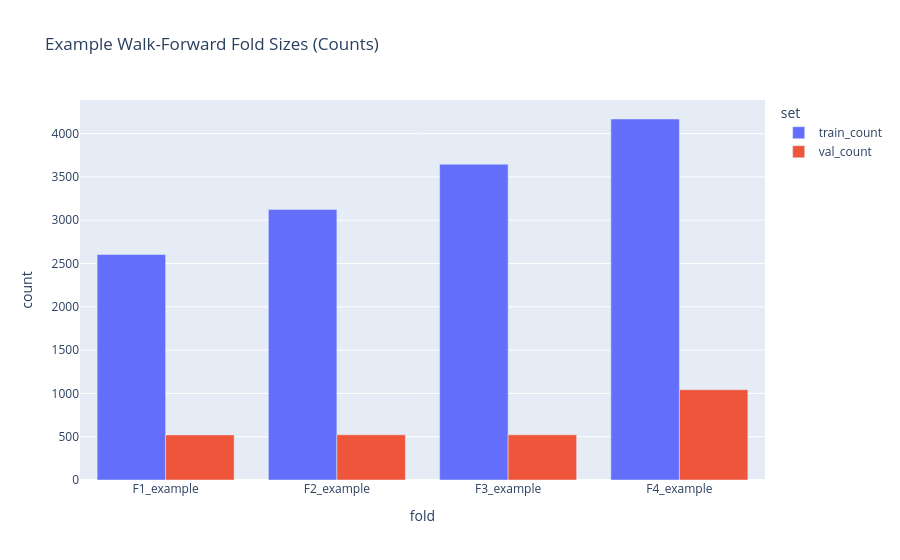

Notebook code for this chart:
### Code cell
# 11. Walk-forward fold examples (for inspection)
example_folds = [
    ("F1_example", "2000-01-03", "2009-12-31", "2010-01-01", "2011-12-31"),
    ("F2_example", "2000-01-03", "2011-12-31", "2012-01-01", "2013-12-31"),
    ("F3_example", "2000-01-03", "2013-12-31", "2014-01-01", "2015-12-31"),
    ("F4_example", "2000-01-03", "2015-12-31", "2016-01-01", "2019-12-31"),
]

fold_rows = []
for name, tr_start, tr_end, va_start, va_end in example_folds:
    train_mask = (df["date"] >= pd.to_datetime(tr_start)) & (df["date"] <= pd.to_datetime(tr_end))
    val_mask = (df["date"] >= pd.to_datetime(va_start)) & (df["date"] <= pd.to_datetime(va_end))
    fold_rows.append({
        "fold": name,
        "train_start": tr_start,
        "train_end": tr_end,
        "train_count": int(train_mask.sum()),
        "val_start": va_start,
        "val_end": va_end,
        "val_count": int(val_mask.sum()),
        "overlap_train_val": bool(((df["date"] >= pd.to_datetime(va_start)) & (df["date"] <= pd.to_datetime(tr_end))).any()),
    })

fold_counts_df = pd.DataFrame(fold_rows)
display(fold_counts_df)

# Visualize fold sizes
fig_folds = px.bar(
    fold_counts_df.melt(id_vars=["fold"], value_vars=["train_count", "val_count"], var_name="set", value_name="count"),
    x="fold", y="count", color="set", barmode="group", title="Example walk-forward fold sizes"
)
fig_folds.show()

### Figure 1 — Plotly figure (JSON) as saved in the notebook; plotly's stock layout.template omitted (floating-point values rounded to 4 significant figures)
{"data": [{"alignmentgroup": "True", "hovertemplate": "set=train_count<br>fold=%{x}<br>count=%{y}<extra></extra>", "legendgroup": "train_count", "marker": {"color": "#636efa", "pattern": {"shape": ""}}, "name": "train_count", "offsetgroup": "train_count", "orientation": "v", "showlegend": true, "textposition": "auto", "type": "bar", "x": ["F1_example", "F2_example", "F3_example", "F4_example"], "xaxis": "x", "y": [2604, 3125, 3647, 4169], "yaxis": "y"}, {"alignmentgroup": "True", "hovertemplate": "set=val_count<br>fold=%{x}<br>count=%{y}<extra></extra>", "legendgroup": "val_count", "marker": {"color": "#EF553B", "pattern": {"shape": ""}}, "name": "val_count", "offsetgroup": "val_count", "orientation": "v", "showlegend": true, "textposition": "auto", "type": "bar", "x": ["F1_example", "F2_example", "F3_example", "F4_example"], "xaxis": "x", "y": [521, 522, 522, 1043], "yaxis": "y"}], "layout": {"barmode": "group", "legend": {"title": {"text": "set"}, "tracegroupgap": 0}, "title": {"text": "Example Walk-Forward Fold Sizes (Counts)"}, "xaxis": {"anchor": "y", "domain": [0, 1], "title": {"text": "fold"}}, "yaxis": {"anchor": "x", "domain": [0, 1], "title": {"text": "count"}}}}
